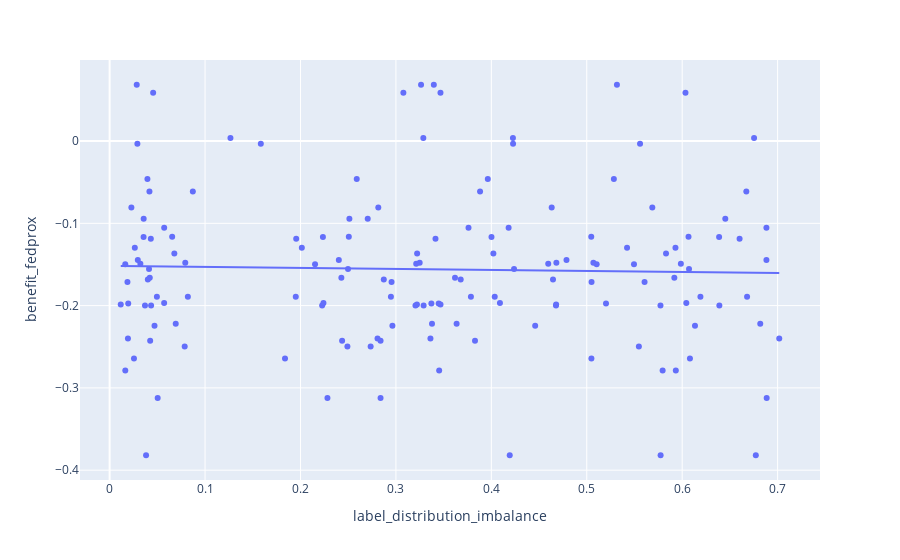

Source (notebook cell):
### Code cell
import plotly.express as px
px.scatter(df, x="label_distribution_imbalance", y="benefit_fedprox", trendline="ols")

### Figure 1 — Plotly figure (JSON) as saved in the notebook; plotly's stock layout.template omitted (floating-point values rounded to 4 significant figures; data arrays with more than 128 entries replaced by an {"elided": "..."} marker saying what was removed)
{"data": [{"hovertemplate": "label_distribution_imbalance=%{x}<br>benefit_fedprox=%{y}<extra></extra>", "legendgroup": "", "marker": {"color": "#636efa", "symbol": "circle"}, "mode": "markers", "name": "", "orientation": "v", "showlegend": false, "x": {"elided": "152 float values"}, "xaxis": "x", "y": {"elided": "152 float values"}, "yaxis": "y", "type": "scatter"}, {"hovertemplate": "<b>OLS trendline</b><br>benefit_fedprox = -0.0124019 * label_distribution_imbalance + -0.151677<br>R<sup>2</sup>=0.000794<br><br>label_distribution_imbalance=%{x}<br>benefit_fedprox=%{y} <b>(trend)</b><extra></extra>", "legendgroup": "", "marker": {"color": "#636efa", "symbol": "circle"}, "mode": "lines", "name": "", "showlegend": false, "x": {"elided": "152 float values"}, "xaxis": "x", "y": {"elided": "152 float values"}, "yaxis": "y", "type": "scatter"}], "layout": {"xaxis": {"anchor": "y", "domain": [0.0, 1.0], "title": {"text": "label_distribution_imbalance"}}, "yaxis": {"anchor": "x", "domain": [0.0, 1.0], "title": {"text": "benefit_fedprox"}}, "legend": {"tracegroupgap": 0}, "margin": {"t": 60}}}
